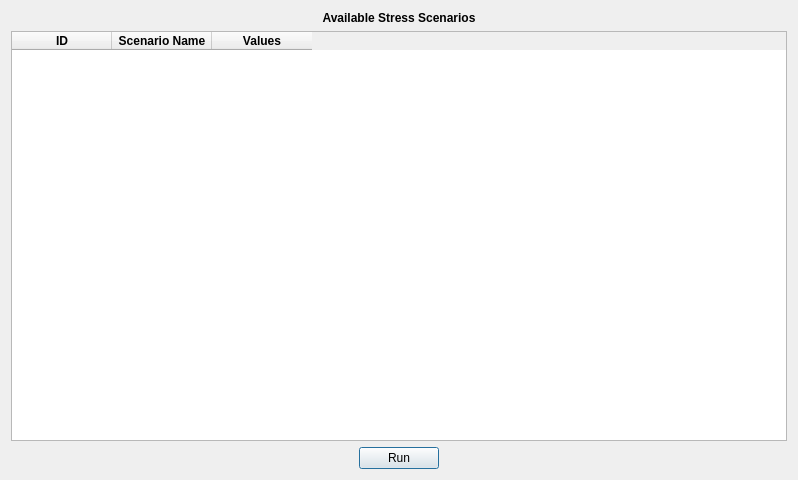
<?xml version="1.0" encoding="UTF-8"?>
<ui version="4.0">
 <class>Dialog</class>
 <widget class="QDialog" name="Dialog">
  <property name="geometry">
   <rect>
    <x>0</x>
    <y>0</y>
    <width>798</width>
    <height>480</height>
   </rect>
  </property>
  <property name="windowTitle">
   <string>Dialog</string>
  </property>
  <layout class="QGridLayout" name="gridLayout">
   <item row="2" column="0">
    <spacer name="horizontalSpacer">
     <property name="orientation">
      <enum>Qt::Horizontal</enum>
     </property>
     <property name="sizeHint" stdset="0">
      <size>
       <width>40</width>
       <height>20</height>
      </size>
     </property>
    </spacer>
   </item>
   <item row="2" column="1">
    <widget class="QPushButton" name="pushButton">
     <property name="text">
      <string>Run</string>
     </property>
    </widget>
   </item>
   <item row="2" column="2">
    <spacer name="horizontalSpacer_2">
     <property name="orientation">
      <enum>Qt::Horizontal</enum>
     </property>
     <property name="sizeHint" stdset="0">
      <size>
       <width>40</width>
       <height>20</height>
      </size>
     </property>
    </spacer>
   </item>
   <item row="1" column="0" colspan="3">
    <widget class="QTableWidget" name="tableWidget">
     <property name="editTriggers">
      <set>QAbstractItemView::NoEditTriggers</set>
     </property>
     <property name="selectionMode">
      <enum>QAbstractItemView::SingleSelection</enum>
     </property>
     <property name="selectionBehavior">
      <enum>QAbstractItemView::SelectRows</enum>
     </property>
     <column>
      <property name="text">
       <string>ID</string>
      </property>
      <property name="font">
       <font>
        <weight>75</weight>
        <bold>true</bold>
       </font>
      </property>
     </column>
     <column>
      <property name="text">
       <string>Scenario Name</string>
      </property>
      <property name="font">
       <font>
        <weight>75</weight>
        <bold>true</bold>
       </font>
      </property>
     </column>
     <column>
      <property name="text">
       <string>Values</string>
      </property>
      <property name="font">
       <font>
        <weight>75</weight>
        <bold>true</bold>
       </font>
      </property>
     </column>
    </widget>
   </item>
   <item row="0" column="0" colspan="3">
    <widget class="QLabel" name="label">
     <property name="font">
      <font>
       <weight>75</weight>
       <bold>true</bold>
      </font>
     </property>
     <property name="text">
      <string>Available Stress Scenarios</string>
     </property>
     <property name="alignment">
      <set>Qt::AlignCenter</set>
     </property>
    </widget>
   </item>
  </layout>
 </widget>
 <resources/>
 <connections/>
</ui>
